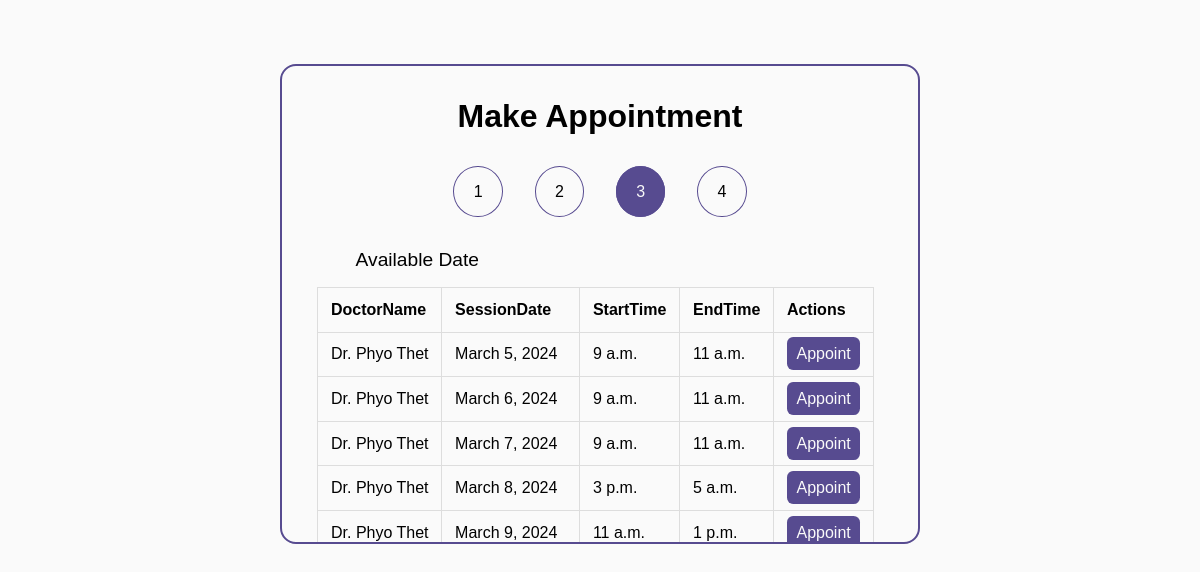
The app's page /appointment/1/ with its own data.
### patients/models.py (models this page shows, shortened)
class Schedule(models.Model):
    ScheduleID = models.AutoField(primary_key=True)
    Doctor = models.ForeignKey(Doctor, on_delete=models.CASCADE)
    ScheduleDate = models.DateField(null=True, blank=True)
    ScheduleStartTime = models.TimeField()
    ScheduleEndTime = models.TimeField()
    MaxPatient = models.PositiveIntegerField()

class Doctor(models.Model):
    DoctorID = models.AutoField(primary_key=True)
    DoctorImg = models.ImageField(upload_to='uploads', default='a.png')
    DoctorName = models.CharField(max_length=50)
    DoctorMail = models.EmailField(max_length=50)
    DoctorPwd = models.CharField(max_length=50)
    DoctorPh = models.CharField(max_length=11)
    Department = models.ForeignKey(Department, on_delete=models.CASCADE)
    class Meta:
        verbose_name_plural = 'Doctors'
    def __str__(self):
        return self.DoctorName

### patients/views.py (the view)
# urls.py: path('appointment/<int:DoctorID>/',views.appointment_view,name='appointment_view'),
def appointment_view(request, DoctorID):
    data = Schedule.objects.filter(Doctor=DoctorID)
    if data:
        return render(request, 'stage3.html', {'schedule': data})
    else:
        return render(request, 'nostage3.html', {'schedule': data})

### templates/stage3.html (shortened to what this page needs)
<!DOCTYPE html>
{% load static %}
<html lang="en">
<head>
    <link rel="stylesheet" href="{%static '/css/home.css'%}" />
</head>
<body>
    <div class="appoint-section">
        <p class="header">
            Make Appointment
        </p>
        <p class="action-section">
        <ul class="action-list">
            <li class="actions"><a class="action">1</a></li>
            <li class="actions"><a class="action">2</a></li>
            <li class="actions"><a class="action active-action">3</a></li>
            <li class="actions"><a class="action">4</a></li>
        </ul>
        </p>
       <p class="sub-header-section">
            <span class="subheader">Available Date</span>
        </p>
        <div class="session-section">
            <table class="table">
                <thead>
                    <tr>
                        <th>DoctorName</th>
                        <th>SessionDate</th>
                        <th>StartTime</th>
                        <th>EndTime</th>
                        <th>Actions</th>
                    </tr>
                </thead>
                <tbody>
                     {% for x in schedule %}
                    <tr>
                        <td>{{x.Doctor}}</td>
                        <td>{{x.ScheduleDate}}</td>
                        <td>{{x.ScheduleStartTime}}</td>
                        <td>{{x.ScheduleEndTime}}</td>
                        <td><a href="/tokenfun/{{x.ScheduleID}}" class="search-btn">Appoint</a></td>
                    </tr>
                {% endfor %}
                </tbody>
            </table>
        </div>
    </div>
</body>
</html>

### patients/static/css/home.css (style rules this page uses)
* { padding: 0; margin: 0; box-sizing: border-box; }
body { background-color: #fafafa; font-family: "Work Sans", sans-serif; }
.appoint-section { margin: 4rem auto; padding: 2rem; border: 2px solid #574b90; width: 40rem; height: 30rem; border-radius: 1rem; overflow: auto; }
.header { text-align: center; font-size: 2rem; font-weight: 600; margin-bottom: 1.8rem; }
.action-list { display: flex; gap: 2rem; justify-content: center; align-items: center; margin-top: 3rem; }
.actions { list-style-type: none; }
.active-action { color: #fafafa; background-color: #574b90; padding: 1.2rem; border-radius: 50%; }
.action { border: 1px solid #574b90; padding: 1rem 1.2rem; border-radius: 50%; cursor: pointer; }
::placeholder { font-size: 0.8rem; }
table, td, th { border: 1px solid #ddd; text-align: left; }
table { border-collapse: collapse; }
th, td { padding: 0.8rem; }
.sub-header-section { margin: 2rem 2rem 0 1.6rem; padding: 1rem; }
.subheader { font-size: 1.2rem; }
.session-section { margin-left: 0.2rem; }

### records on screen
Schedule: Doctor "Dr. Phyo Thet", ScheduleDate "March 5, 2024", ScheduleStartTime "9 a.m.", ScheduleEndTime "11 a.m."
Schedule: Doctor "Dr. Phyo Thet", ScheduleDate "March 6, 2024", ScheduleStartTime "9 a.m.", ScheduleEndTime "11 a.m."
Schedule: Doctor "Dr. Phyo Thet", ScheduleDate "March 7, 2024", ScheduleStartTime "9 a.m.", ScheduleEndTime "11 a.m."
Schedule: Doctor "Dr. Phyo Thet", ScheduleDate "March 8, 2024", ScheduleStartTime "3 p.m.", ScheduleEndTime "5 a.m."
Schedule: Doctor "Dr. Phyo Thet", ScheduleDate "March 9, 2024", ScheduleStartTime "11 a.m.", ScheduleEndTime "1 p.m."
